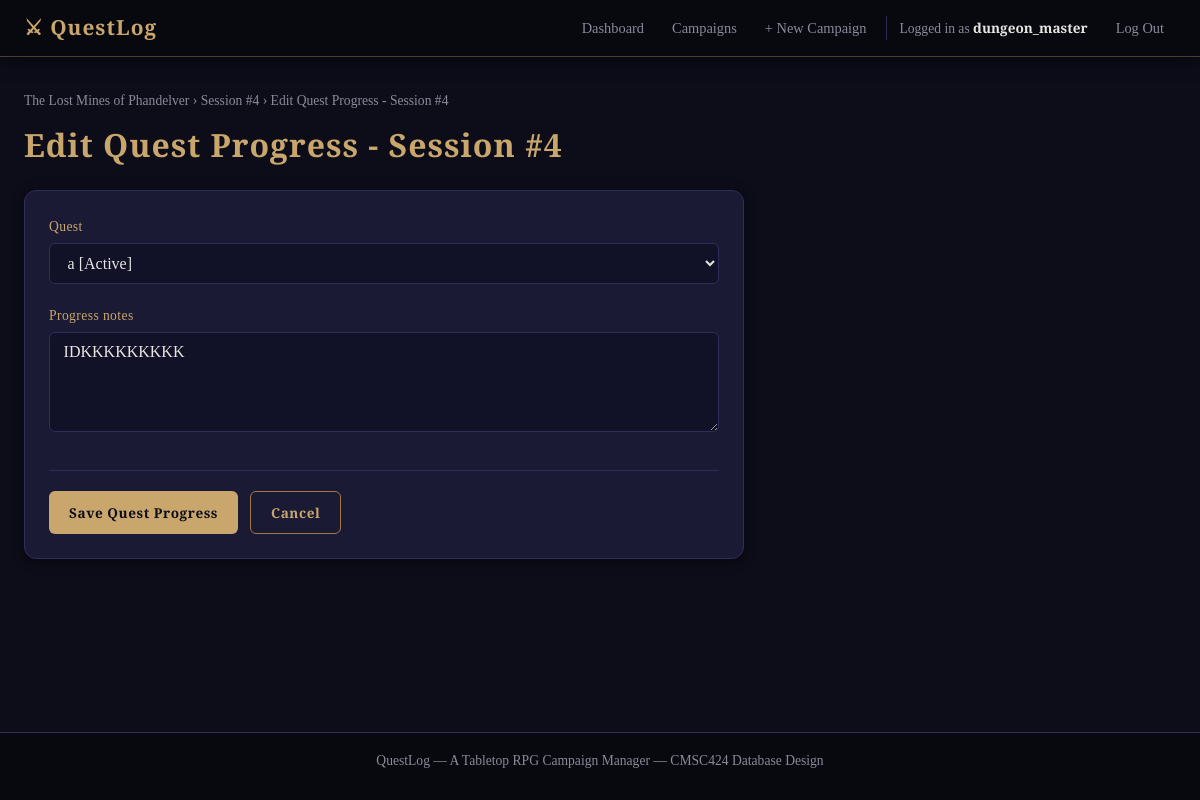
The app's page /session-quests/5/edit/ (signed in) with its own data.
### campaign_manager/models.py (models this page shows, shortened)
class Session(models.Model):
    session_number = models.IntegerField(
        help_text="Which session this is in the campaign (1, 2, 3, …)"
    )
    date           = models.DateField()
    duration_hours = models.DecimalField(
        max_digits=4, decimal_places=2, null=True, blank=True,
        help_text="How long the session ran, in hours (e.g., 3.5)"
    )
    summary  = models.TextField(blank=True, help_text="Recap notes for this session")
    campaign = models.ForeignKey(Campaign, on_delete=models.CASCADE, related_name='sessions')
    class Meta:
        ordering            = ['campaign', 'session_number']
        unique_together     = ('campaign', 'session_number')  # No duplicate session numbers per campaign

class Campaign(models.Model):
    STATUS_CHOICES = [
        ('active',    'Active'),
        ('completed', 'Completed'),
        ('on_hold',   'On Hold'),
    ]
    name        = models.CharField(max_length=200)
    description = models.TextField(blank=True)
    world_name  = models.CharField(
        max_length=200, blank=True,
        help_text="The name of the setting or fictional world (e.g. Faerûn, Barovia)"
    )
    created_at  = models.DateTimeField(auto_now_add=True)  # Set automatically on creation
    status      = models.CharField(max_length=20, choices=STATUS_CHOICES, default='active')
    dungeon_master = models.ForeignKey(
        User,
        on_delete=models.CASCADE,
        related_name='campaigns_as_dm',
    )
    class Meta:
        ordering = ['-created_at']  # Newest campaigns first

class SessionQuest(models.Model):
    session = models.ForeignKey(Session, on_delete=models.CASCADE, related_name='session_quests')
    quest = models.ForeignKey(Quest, on_delete=models.CASCADE, related_name='session_logs')
    progress_notes = models.TextField(blank=True)
    class Meta:
        unique_together = ('session', 'quest')

### campaign_manager/views.py (the view)
# urls.py: path('session-quests/<int:pk>/edit/', views.session_quest_edit, name='session_quest_edit'),
@login_required
def session_quest_edit(request, pk):
    session_quest = get_object_or_404(
        SessionQuest.objects.select_related('session', 'session__campaign', 'quest'),
        pk=pk,
    )
    if session_quest.session.campaign.dungeon_master != request.user:
        messages.error(request, "Only the Dungeon Master can edit quest progress.")
        return redirect('session_detail', pk=session_quest.session.pk)
    if request.method == 'POST':
        form = SessionQuestForm(
            request.POST,
            instance=session_quest,
            session=session_quest.session,
        )
        if form.is_valid():
            form.save()
            messages.success(request, "Quest progress updated.")
            return redirect('session_detail', pk=session_quest.session.pk)
    else:
        form = SessionQuestForm(instance=session_quest, session=session_quest.session)
    return render(request, 'campaign_manager/session_quest_form.html', {
        'form': form,
        'session': session_quest.session,
        'session_quest': session_quest,
        'title': f'Edit Quest Progress - Session #{session_quest.session.session_number}',
    })

### campaign_manager/forms.py
class SessionQuestForm(forms.ModelForm):
    class Meta:
        model = SessionQuest
        fields = ['quest', 'progress_notes']
        widgets = {
            'progress_notes': forms.Textarea(attrs={'rows': 4}),
        }
    def __init__(self, *args, session=None, **kwargs):
        super().__init__(*args, **kwargs)
        if session is not None:
            self.fields['quest'].queryset = Quest.objects.filter(
                campaign=session.campaign
            ).order_by('name')

### campaign_manager/models.py (called while the page is built)
    def __str__(self):
        return f"{self.name} [{self.get_status_display()}]"

### campaign_manager/templates/campaign_manager/session_quest_form.html (shortened to what this page needs)
{% extends "campaign_manager/base.html" %}
{% block content %}
<div class="form-page">
  <nav class="breadcrumb">
    <a href="{% url 'campaign_detail' pk=session.campaign.pk %}">{{ session.campaign.name }}</a>
    &rsaquo; <a href="{% url 'session_detail' pk=session.pk %}">Session #{{ session.session_number }}</a>
    &rsaquo; {{ title }}
  </nav>
  <h1>{{ title }}</h1>
  <div class="card form-card">
    <form method="post">
      {% for field in form %}
        <div class="form-group">
          <label for="{{ field.id_for_label }}">{{ field.label }}</label>
          {{ field }}
        </div>
      {% endfor %}
      <div class="form-actions">
        <button type="submit" class="btn btn-primary">Save Quest Progress</button>
        <a href="{% url 'session_detail' pk=session.pk %}" class="btn btn-secondary">Cancel</a>
      </div>
    </form>
  </div>
</div>
{% endblock %}

### campaign_manager/templates/campaign_manager/base.html (shortened to what this page needs)
<!DOCTYPE html>
<html lang="en">
<head>
  {% load static %}
  <link rel="stylesheet" href="{% static 'campaign_manager/style.css' %}">
</head>
<body>
  <nav class="navbar">
    <div class="nav-container">
      <a href="{% url 'dashboard' %}" class="nav-brand">⚔ QuestLog</a>
      <ul class="nav-links">
        {% if user.is_authenticated %}
          <li><a href="{% url 'dashboard' %}" class="nav-link">Dashboard</a></li>
          <li><a href="{% url 'campaign_list' %}" class="nav-link">Campaigns</a></li>
          <li><a href="{% url 'campaign_create' %}" class="nav-link">+ New Campaign</a></li>
          <li class="nav-user">
            Logged in as <strong>{{ user.username }}</strong>
          </li>
          <li>
            <form method="post" action="{% url 'logout' %}" style="display:inline;">
              <button type="submit" class="nav-link nav-link-btn">Log Out</button>
            </form>
          </li>
        {% else %}
          <li><a href="{% url 'login' %}" class="nav-link">Log In</a></li>
          <li><a href="{% url 'register' %}" class="nav-link btn-primary-small">Register</a></li>
        {% endif %}
      </ul>
    </div>
  </nav>
  <main class="main-content">
    <div class="container">
      {% block content %}{% endblock %}
    </div>
  </main>
  <footer class="site-footer">
    <p>QuestLog &mdash; A Tabletop RPG Campaign Manager &mdash; CMSC424 Database Design</p>
  </footer>
</body>
</html>

### campaign_manager/static/campaign_manager/style.css (style rules this page uses)
:root { --bg-page: #0d0d1a; --bg-nav: #08080f; --bg-card: #1a1a35; --bg-input: #111128; --bg-hover: #22223f; --gold: #c9a66b; --gold-light: #e8c78a; --gold-dark: #a07840; --text: #e8e6e0; --text-muted: #8a8a9a; --border: #2d2d5a; --border-gold: rgba(201, 166, 107, 0.35); --green: #2d6a4f; --green-light: #52b788; --red: #9b2226; --red-light: #e63946; --amber: #7b5e00; --amber-light: #f4a261; --blue: #1d3557; --blue-light: #457b9d; --purple: #4a1d5c; --purple-light: #9d4edd; --radius: 6px; --radius-lg: 12px; --shadow: 0 2px 12px rgba(0, 0, 0, 0.5); --shadow-gold: 0 0 20px rgba(201, 166, 107, 0.15); }
*, *::before, *::after { box-sizing: border-box; margin: 0; padding: 0; }
html { font-size: 16px; scroll-behavior: smooth; }
body { background-color: var(--bg-page); color: var(--text); font-family: 'Crimson Text', Georgia, 'Times New Roman', serif; font-size: 1.05rem; line-height: 1.7; min-height: 100vh; display: flex; flex-direction: column; }
a { color: var(--gold); text-decoration: none; transition: color 0.2s; }
ul { list-style: none; }
h1, h2, h3, h4 { font-family: 'Cinzel', 'Palatino Linotype', serif; font-weight: 600; line-height: 1.3; color: var(--gold); letter-spacing: 0.03em; }
h1 { font-size: 2rem; margin-bottom: 0.5rem; }
p { margin-bottom: 0.75rem; }
strong { color: var(--text); font-weight: 600; }
.navbar { background-color: var(--bg-nav); border-bottom: 1px solid var(--border-gold); position: sticky; top: 0; z-index: 100; box-shadow: 0 2px 20px rgba(0,0,0,0.6); }
.nav-container { max-width: 1200px; margin: 0 auto; padding: 0 1.5rem; display: flex; align-items: center; justify-content: space-between; height: 56px; }
.nav-brand { font-family: 'Cinzel', serif; font-size: 1.3rem; font-weight: 700; color: var(--gold); letter-spacing: 0.05em; text-decoration: none; }
.nav-links { display: flex; align-items: center; gap: 0.25rem; }
.nav-link { color: var(--text-muted); padding: 0.35rem 0.75rem; border-radius: var(--radius); font-size: 0.9rem; transition: color 0.2s, background 0.2s; }
.nav-link-btn { background: none; border: none; cursor: pointer; font-family: inherit; font-size: 0.9rem; }
.nav-user { color: var(--text-muted); font-size: 0.85rem; padding: 0 0.75rem; border-left: 1px solid var(--border); margin-left: 0.25rem; }
.container { max-width: 1200px; margin: 0 auto; padding: 0 1.5rem; }
.main-content { flex: 1; padding: 2rem 0 3rem; }
.site-footer { background: var(--bg-nav); border-top: 1px solid var(--border); text-align: center; padding: 1rem; color: var(--text-muted); font-size: 0.85rem; }
.btn { display: inline-block; padding: 0.55rem 1.25rem; border-radius: var(--radius); font-family: 'Cinzel', serif; font-size: 0.85rem; font-weight: 600; letter-spacing: 0.04em; cursor: pointer; border: none; transition: background 0.2s, color 0.2s, box-shadow 0.2s; text-align: center; text-decoration: none; }
.btn-primary { background: var(--gold); color: #0d0d1a; }
.btn-secondary { background: transparent; color: var(--gold); border: 1px solid var(--gold-dark); }
.form-group { margin-bottom: 1.25rem; }
.form-group label { display: block; margin-bottom: 0.35rem; font-family: 'Cinzel', serif; font-size: 0.85rem; color: var(--gold); letter-spacing: 0.03em; }
.form-group input[type="text"], .form-group input[type="email"], .form-group input[type="password"], .form-group input[type="number"], .form-group input[type="date"], .form-group textarea, .form-group select, input[type="text"], input[type="email"], input[type="password"], input[type="number"], input[type="date"], textarea, select { width: 100%; background: var(--bg-input); color: var(--text); border: 1px solid var(--border); border-radius: var(--radius); padding: 0.6rem 0.85rem; font-family: 'Crimson Text', serif; font-size: 1rem; transition: border-color 0.2s, box-shadow 0.2s; }
textarea { resize: vertical; min-height: 100px; }
select option { background: var(--bg-card); color: var(--text); }
.form-actions { display: flex; gap: 0.75rem; margin-top: 1.75rem; padding-top: 1.25rem; border-top: 1px solid var(--border); }
.form-page { max-width: 720px; }
.form-card { margin-top: 1.5rem; }
.card { background: var(--bg-card); border: 1px solid var(--border); border-radius: var(--radius-lg); padding: 1.5rem; box-shadow: var(--shadow); }
.breadcrumb { font-size: 0.85rem; color: var(--text-muted); margin-bottom: 0.75rem; }
.breadcrumb a { color: var(--text-muted); }

### records on screen
Session: campaign.name "The Lost Mines of Phandelver", session_number "4"
SessionQuest: form "a [Active]" "IDKKKKKKKKK"

### other values on screen
{{ user.username }} "dungeon_master"
{{ title }} "Edit Quest Progress - Session #4"
{{ field.label }} "Quest" "Progress notes"
